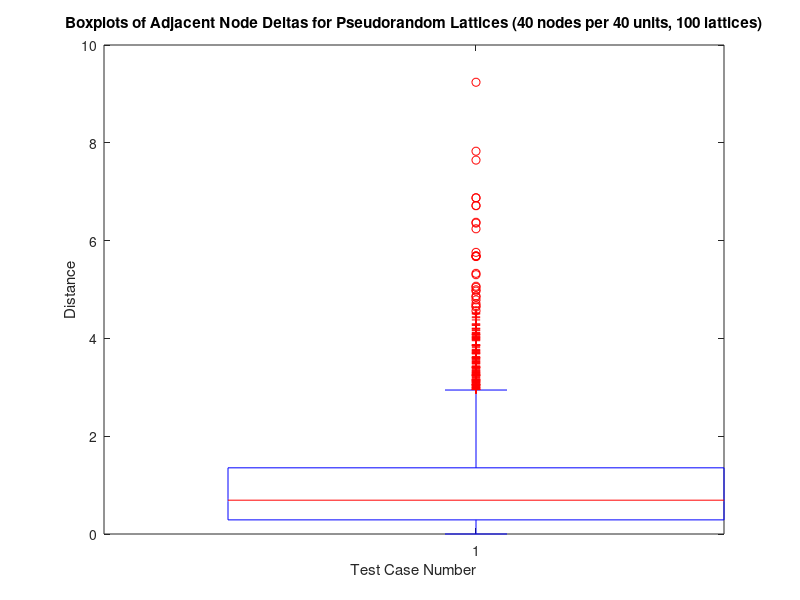

Reproduce this figure in MATLAB. (Note: this script raises an error after producing the figure.)
clear all;
close all;
clc;

%% load lattice information
load('pseudo_lattices_single_sim.mat');

%% Extract node spacing information
[realisations, nodes] = size(node_locations);
nodeSpacings = node_locations(:, 2:end) - node_locations(:, 1:end-1);
nodeSpacings = nodeSpacings(:);

%% Plot node spacing information
figure;
boxplotHandles = boxplot(nodeSpacings);
title(['Boxplots of Adjacent Node Deltas for Pseudorandom Lattices ' ... 
    '(40 nodes per 40 units, 100 lattices)']);
xlabel('Test Case Number');
ylabel('Distance');

%% Output node spacing information
handlesSize = size(boxplotHandles);
numBoxPlots = handlesSize(2);

upperWhiskerHandles = findobj(boxplotHandles, 'tag', 'Upper Whisker');
upperWhiskerValues = get(upperWhiskerHandles, 'YData');

medianHandles = findobj(boxplotHandles, 'tag', 'Median');
medianValues = get(medianHandles, 'YData');

lowerWhiskerHandles = findobj(boxplotHandles, 'tag', 'Lower Whisker');
lowerWhiskerValues = get(lowerWhiskerHandles, 'YData');

disp('--------------------------------------------------------');
disp('Important statistics (spacings from 100 lattices with 40 nodes each)');
disp(['Maximum: ' num2str(upperWhiskerValues(2))]);
disp(['Upper Quartile: ' num2str(upperWhiskerValues(1))]);
disp(['Median: ' num2str(medianValues(1))]);
disp(['Lower Quartile: ' num2str(lowerWhiskerValues(2))]);
disp(['Minimum: ' num2str(lowerWhiskerValues(1))]);
disp(['IQR: ' num2str(upperWhiskerValues(1) - lowerWhiskerValues(2))]);
disp(['Mean: ' num2str(sum(nodeSpacings) / length(nodeSpacings))]);
disp('--------------------------------------------------------');
